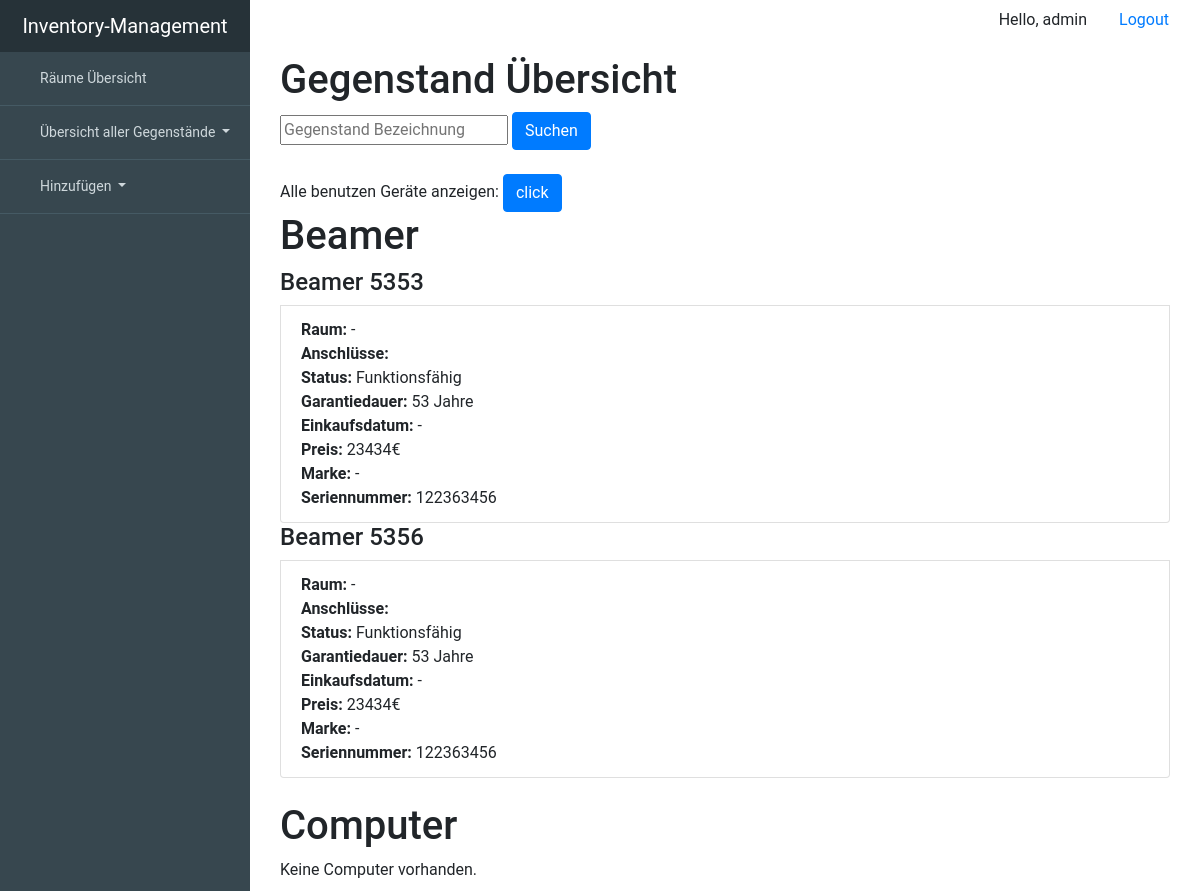
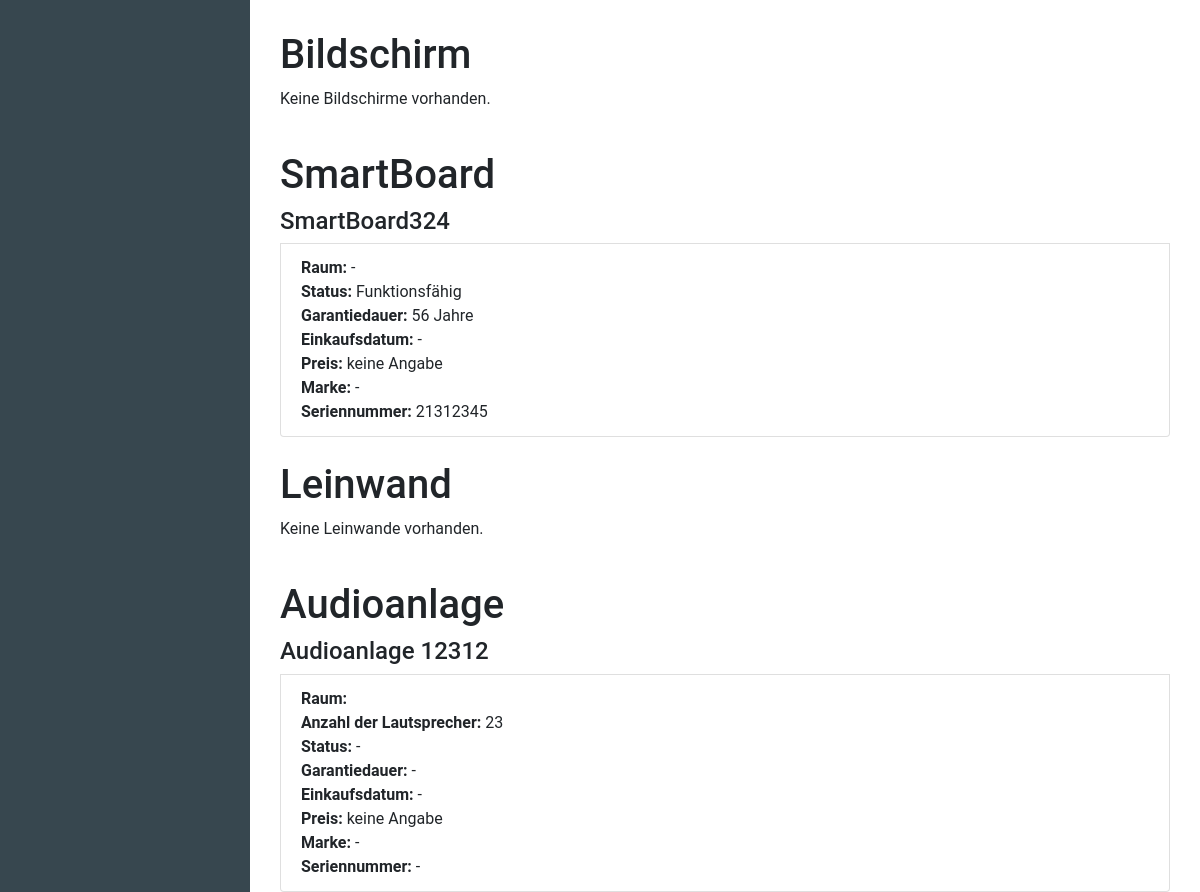
/device/all (signed in), run on an earlier commit of the app's database (2 pictures, top to bottom).
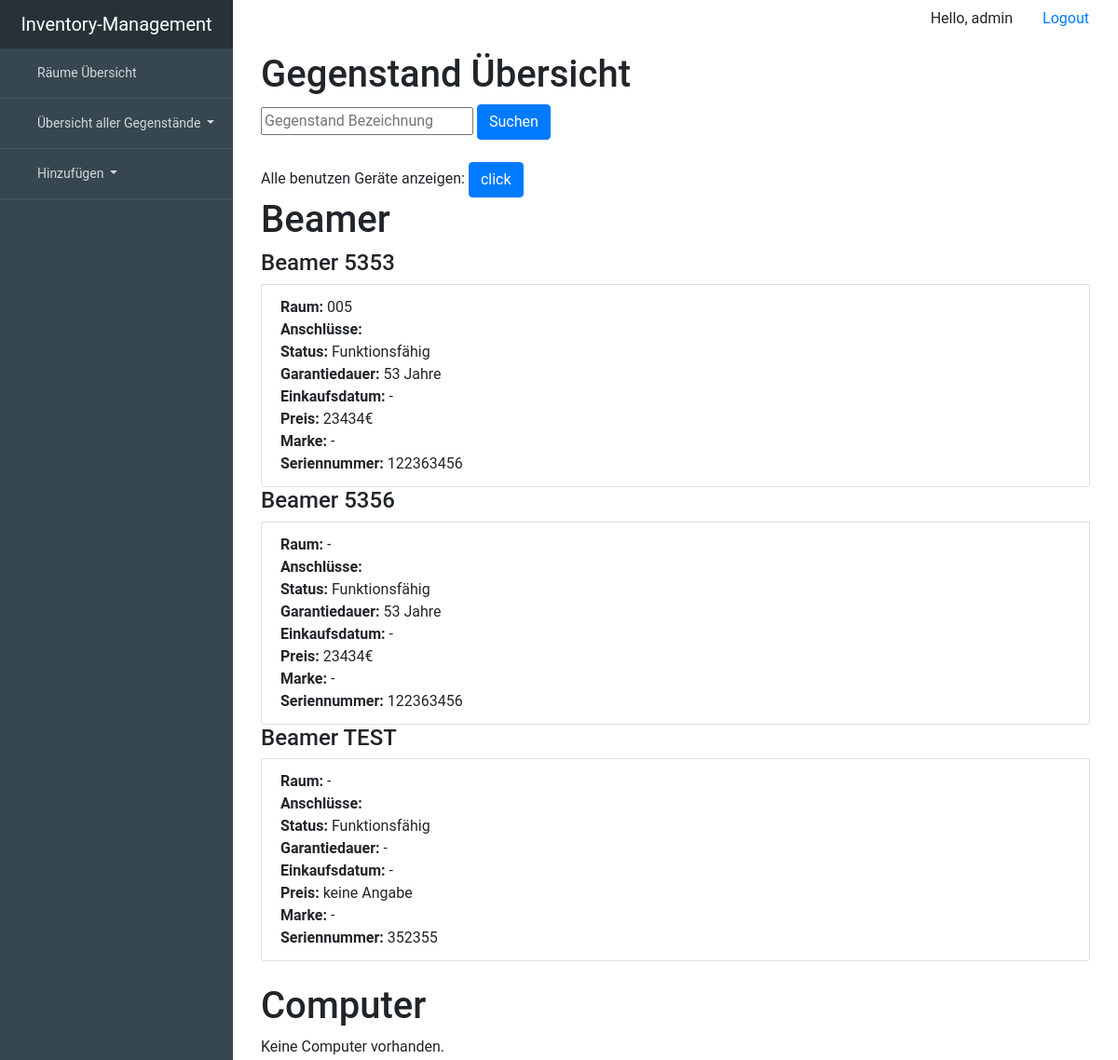
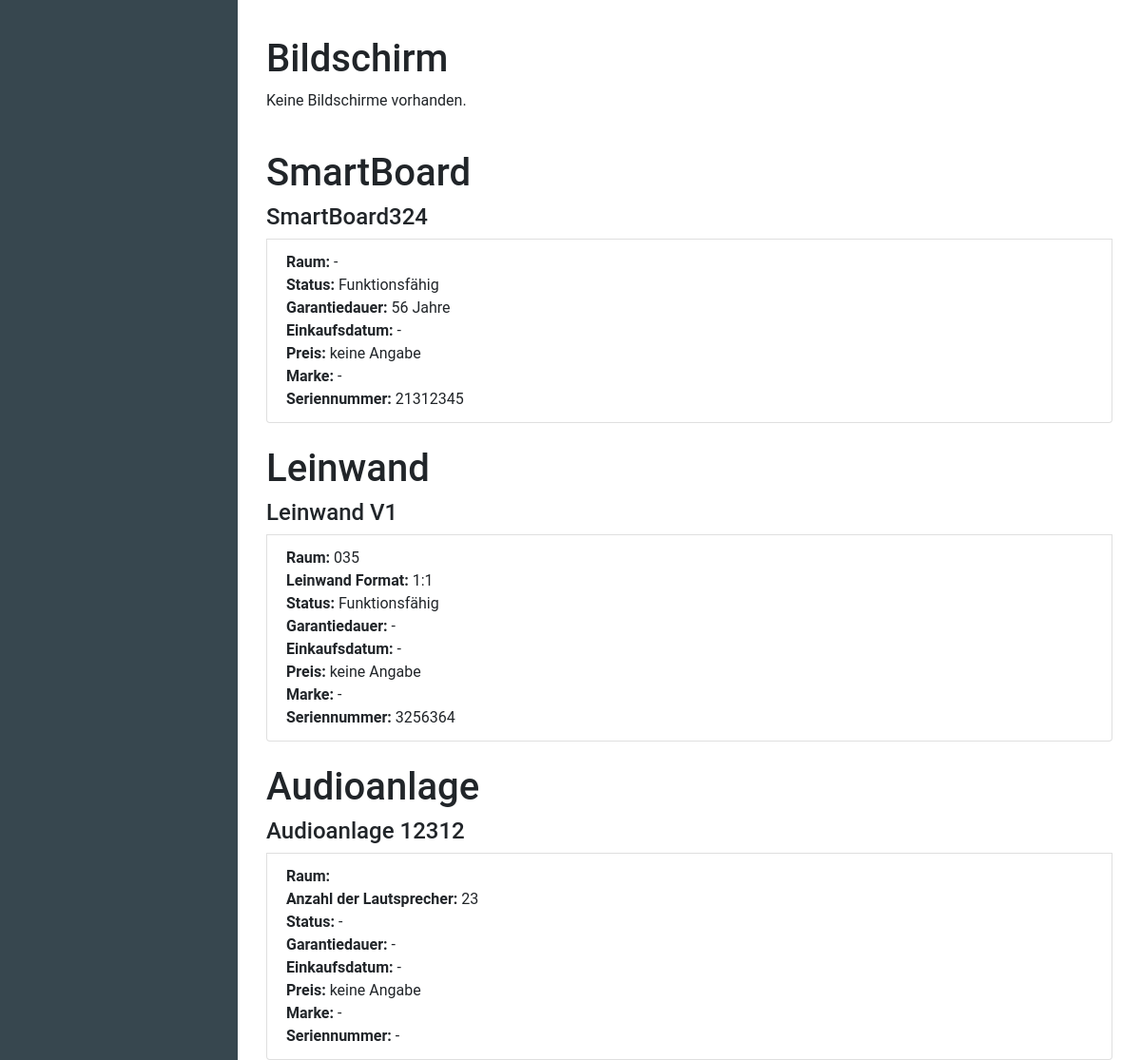
And on a later commit of the database (2 pictures, top to bottom).
### inventory_managementsentials/models.py (models this page shows, shortened)
class Device(models.Model):
    room = models.ForeignKey('Room', null=True, blank=True, on_delete=models.SET_NULL)
    description = models.CharField(max_length=99, unique=True, primary_key=True)
    working = 'working'
    broken = 'broken'
    status_choice = [(working, "working"), (broken, "broken")]
    status = models.CharField(choices=status_choice, max_length=7, blank=True, null=True)
    serialnumber = models.CharField(max_length=99, blank=True, null=True)
    warranty_period = models.IntegerField(blank=True, null=True)
    date_of_purchase = models.DateTimeField(blank=True, null=True)
    price = models.IntegerField(blank=True, null=True)
    brand = models.ForeignKey(Brand, on_delete=models.SET_NULL, blank=True, null=True)
    class Meta:
        abstract = True

class Beamer(Device):
    HDMI = models.BooleanField(blank=True, null=True)
    VGA = models.BooleanField(blank=True, null=True)
    DVI = models.BooleanField(blank=True, null=True)
    DB = models.BooleanField(blank=True, null=True)
    USBTypeC = models.BooleanField(blank=True, null=True)
    class Meta:
        verbose_name = "Beamer"
        verbose_name_plural = "Beamers"

class SmartBoard(Device):
    class Meta:
        verbose_name = "SmartBoard"
        verbose_name_plural = "SmartsBoards"

class SpeakerSet(Device):
    quantity = models.IntegerField(blank=True, null=True)
    class Meta:
        verbose_name = "SpeakerSet"
        verbose_name_plural = "SpeakerSets"

class Room(models.Model):
    description = models.CharField(max_length=99, unique=True, primary_key=True)
    location = models.ForeignKey('Location', null=True, on_delete=models.SET_NULL, blank=True)
    blackboard = models.BooleanField(blank=True, null=True)
    chair = models.DecimalField(blank=True, max_digits=3, decimal_places=0, null=True)
    table = models.DecimalField(blank=True, max_digits=3, decimal_places=0, null=True)
    def __str__(self):
        return self.description
    class Meta:
        verbose_name = "room"
        verbose_name_plural = "rooms"

class Canvas(Device):
    format11 = '1:1'
    format43 = '4:3'
    format169 = '16:9'
    format1610 = '16:10'
    format219 = '21:9'
    canvas_format_choice = [(format11, '1:1'), (format43, '4:3'), (format169, '16:9'), (format1610, '16:10'),
                            (format219, '21:9')]
    canvas_format = models.CharField(choices=canvas_format_choice, max_length=5, blank=True, null=True)
    class Meta:
        verbose_name = "Canvas"
        verbose_name_plural = "Canvas"

### inventory_managementsentials/views.py (the view, shortened to what this page needs)
# urls.py: url(r'^device/all$', views.DeviceView.as_view(), name='DeviceView'),
class DeviceView(LoginRequiredMixin, generic.ListView):
    login_url = 'inventory_managementsentials:login'
    template_name = 'inventory_managementsentials/all/all_device.html'
    def get_queryset(self):
        return None
    def get_context_data(self, *, object_list=None, **kwargs, ):
        context = super().get_context_data(**kwargs)
        context['beamer_list'] = Beamer.objects.order_by('description')
        context['computer_list'] = Computer.objects.order_by('description')
        context['screen_list'] = Screen.objects.order_by('description')
        context['smartboard_list'] = SmartBoard.objects.order_by('description')
        context['canvas_list'] = Canvas.objects.order_by('description')
        context['speakerset_list'] = SpeakerSet.objects.order_by('description')
        filter_description = self.request.GET.get('description', None)
        use = self.request.GET.get("use", None)
        return context

### inventory_managementsentials/templates/inventory_managementsentials/all/all_device.html (shortened to what the changed rows need)
{% extends "inventory_managementsentials/base.html" %}
{% block content %}
    <div class="container">
        <header>
            <div class="editor-indent" >
                <div class="inner">
                    <h1>Gegenstand Übersicht </h1>
                </div>
            </div>
        </header>
    <br>
        <div class="whatever_else_you_need">
            <h1>Beamer</h1>
            {% if beamer_list %}
                {% for beamer in beamer_list %}
                    <div class="list-group">
                        <h4 class="list-group-itemlist-group-item-action active">Beamer {{ beamer.description }}</h4>
                        <a class="list-group-item list-group-item-action">
                            <strong>Raum: </strong>{{ beamer.room|default_if_none:'-' }}<br>
                            <strong>Anschlüsse:</strong>
                            {% if beamer.USBTypeC %}USBTypeC,{% endif %}<br>
                            <strong>Status:</strong>
                        {% if beamer.status == 'working' %}
                            Funktionsfähig
                        {% elif beamer.status == 'broken' %}
                            <strong>Defekt</strong>
                        {% else %}
                            -
                        {% endif %}<br>
                            <strong>Garantiedauer:</strong>
                        {% if beamer.warranty_period %}
                            {{ beamer.warranty_period }} Jahre
                        {% else %}
                            -
                        {% endif %}
                        <br>
                            <strong>Einkaufsdatum:</strong> {{ beamer.date_of_purchase|default_if_none:'-' }}<br>
                            <strong>Preis:</strong>
                        {% if beamer.price %}
                            {{ beamer.price}}€
                        {% else %}
                            keine Angabe
                        {% endif %}
                        <br>
                            <strong>Marke:</strong> {{ beamer.brand|default_if_none:'-'}}<br>
                            <strong>Seriennummer: </strong> {{ beamer.serialnumber|default_if_none:'-'}}<br>
                        </a>
                    </div>
                {% endfor %}
            {% else %}
                <p>Keine Computer vorhanden.</p>
            {% endif %}
        </div>
        <br>
        <div class="whatever_else_you_need">
            <h1>Computer</h1>
        </div>
        <br>
        <div class="whatever_else_you_need">
            <h1>Bildschirm</h1>
        </div>
        <br>
        <div class="whatever_else_you_need">
            <h1>SmartBoard</h1>
                {% if smartboard_list %}
                    {% for smartboard in smartboard_list %}
                        <div class="list-group">
                        <h4 class="list-group-itemlist-group-item-action active">SmartBoard{{ smartboard.description }}</h4>
                            <a class="list-group-item list-group-item-action">
                            <strong>Raum: </strong>{{ smartboard.room|default_if_none:'-' }}<br>
                                <strong>Status:</strong>
                            {% if smartboard.status == 'working' %}
                                Funktionsfähig
                            {% elif smartboard.status == 'broken' %}
                                <strong>Defekt</strong>
                            {% else %}
                                -
                            {% endif %}<br>
                                <strong>Garantiedauer:</strong>
                            {% if smartboard.warranty_period %}
                                {{ smartboard.warranty_period }} Jahre
                            {% else %}
                                -
                            {% endif %}
                            <br>
                                <strong>Einkaufsdatum:</strong> {{ smartboard.date_of_purchase|default_if_none:'-' }}<br>
                                <strong>Preis:</strong>
                            {% if smartboard.price %}
                                {{ smartboard.price}}€
                            {% else %}
                                keine Angabe
                            {% endif %}
                            <br>
                                <strong>Marke:</strong> {{ smartboard.brand|default_if_none:'-'}}<br>
                                <strong>Seriennummer: </strong> {{ smartboard.serialnumber|default_if_none:'-'}}<br>
                            </a>
                    {% endfor %}
                    </div>
                {% else %}
                    <p>Keine SmartBoard vorhanden.</p>
                {% endif %}
        </div>
        <br>
        <div class="whatever_else_you_need">
            <h1>Leinwand</h1>
            {% if canvas_list %}
                {% for canvas in canvas_list %}
                    <div class="list-group">
                        <h4 class="list-group-itemlist-group-item-action active">Leinwand {{ canvas.description }}</h4>
                        <a class="list-group-item list-group-item-action">
                        <strong>Raum: </strong>{{ canvas.room|default_if_none:'-' }}<br>
                            <strong>Leinwand Format:</strong>
                            {{ canvas.canvas_format }}<br>
                            <strong>Status:</strong>
                        {% if canvas.status == 'working' %}
                            Funktionsfähig
                        {% elif canvas.status == 'broken' %}
                            <strong>Defekt</strong>
                        {% else %}
                            -
                        {% endif %}<br>
                            <strong>Garantiedauer:</strong>
                        {% if canvas.warranty_period %}
                            {{ canvas.warranty_period }} Jahre
                        {% else %}
                            -
                        {% endif %}
                        <br>
                            <strong>Einkaufsdatum:</strong> {{ canvas.date_of_purchase|default_if_none:'-' }}<br>
                            <strong>Preis:</strong>
                        {% if canvas.price %}
                            {{ canvas.price}}€
                        {% else %}
                            keine Angabe
                        {% endif %}
                        <br>
                            <strong>Marke:</strong> {{ canvas.brand|default_if_none:'-'}}<br>
                           <strong>Seriennummer: </strong> {{ canvas.serialnumber|default_if_none:'-'}}<br>
                        </a>
                    </div>
                {% endfor %}
            </div>
            {% else %}
                <p>Keine Leinwande vorhanden.</p>
            {% endif %}
    <br>
        <div class="whatever_else_you_need">
            <h1>Audioanlage</h1>
                {% if speakerset_list %}
                    {% for speakerset in speakerset_list %}
                        <div class="list-group">
                            <h4 class="list-group-itemlist-group-item-action active">Audioanlage {{ speakerset.description }}</h4>
                            <a class="list-group-item list-group-item-action">
                            <strong>Raum: </strong>{{ computer.room|default_if_none:'-' }}<br>
                                <strong>Anzahl der Lautsprecher:</strong>
                                {{ speakerset.quantity }}<br>
                                <strong>Status:</strong>
                            {% if speakerset.status == 'working' %}
                                Funktionsfähig
                            {% elif speakerset.status == 'broken' %}
                                <strong>Defekt</strong>
                            {% else %}
                                -
                            {% endif %}<br>
                                <strong>Garantiedauer:</strong>
                            {% if speakerset.warranty_period %}
                                {{ speakerset.warranty_period }} Jahre
                            {% else %}
                                -
                            {% endif %}
                            <br>
                                <strong>Einkaufsdatum:</strong> {{ speakerset.date_of_purchase|default_if_none:'-' }}<br>
                                <strong>Preis:</strong>
                            {% if speakerset.price %}
                                {{ speakerset.price}}€
                            {% else %}
                                keine Angabe
                            {% endif %}
                            <br>
                                <strong>Marke:</strong> {{ speakerset.brand|default_if_none:'-'}}<br>
                                <strong>Seriennummer: </strong> {{ speakerset.serialnumber|default_if_none:'-'}}<br>
                            </a>
                        </div>
                    {% endfor %}
                {% else %}
                    <p>Keine Audioanlagen vorhanden.</p>
                {% endif %}
        </div>
    </div>
{% endblock %}

What changed in the data, as far as the page shows it:
changed Beamer id 5353: room "-" → "005"
added Beamer: description "TEST", room "-", status "Funktionsfähig", date_of_purchase "-", shows "keine Angabe", brand "-", serialnumber "352355"
added Canvas: description "V1", room "035", canvas_format "1:1", status "Funktionsfähig", date_of_purchase "-", shows "keine Angabe", brand "-", serialnumber "3256364"
Also different on the page:
text no longer shown: "Keine Leinwande vorhanden."
